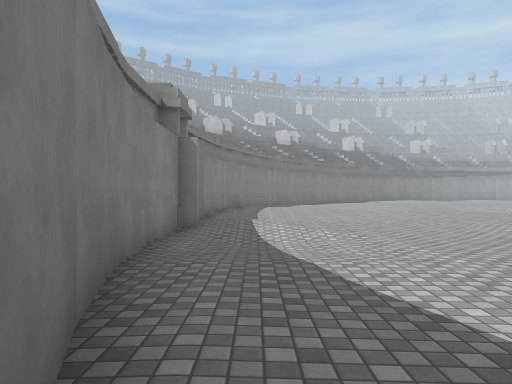
View 1 (above)

24 first-person views from a walk through a Unity game level. The camera is 1.4 m above the floor, looks level and sees 70° across. The floor is counted in squares, 2 m on a side. Each view is taken from the middle of a square. On the plan, view 1 faces up. The plan holds only what a view shows up to about 11 squares ahead; the rest is blank. The place goes on beyond the plan. The player character is not drawn. Surface patterns are stand-ins for the level's own textures.

View 2
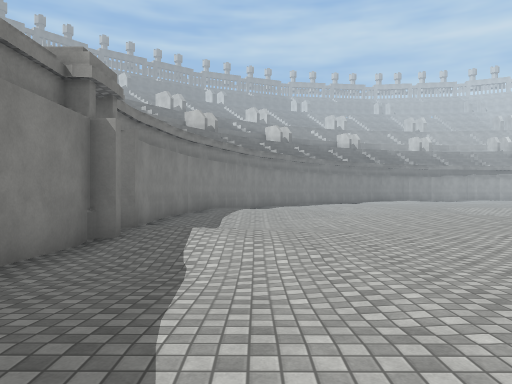

View 3
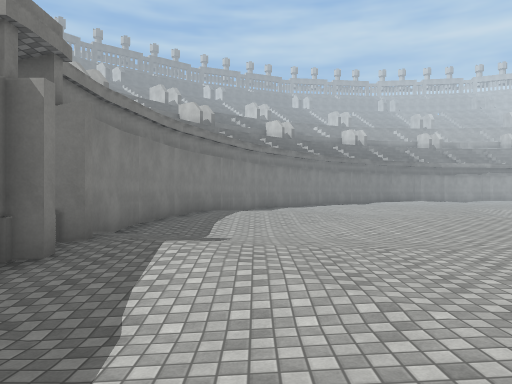

View 4
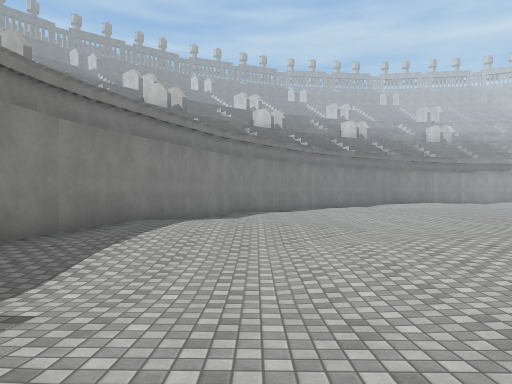

View 5
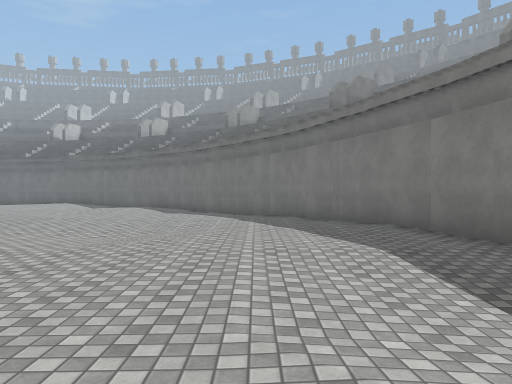

View 6
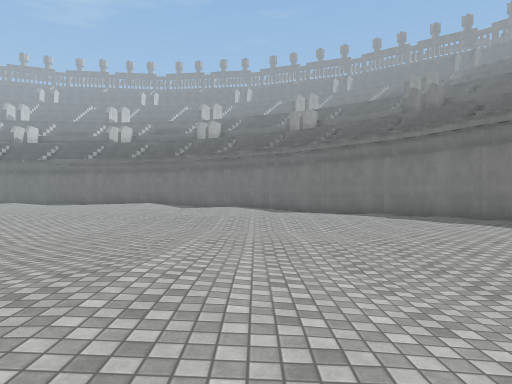

View 7
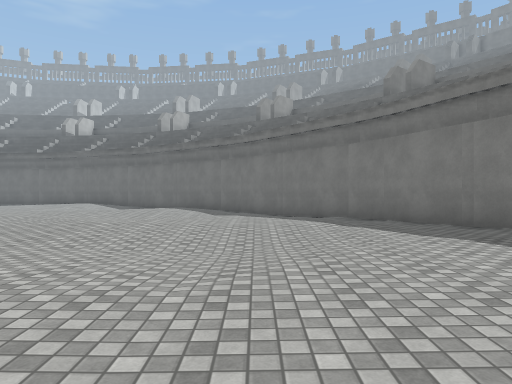

View 8
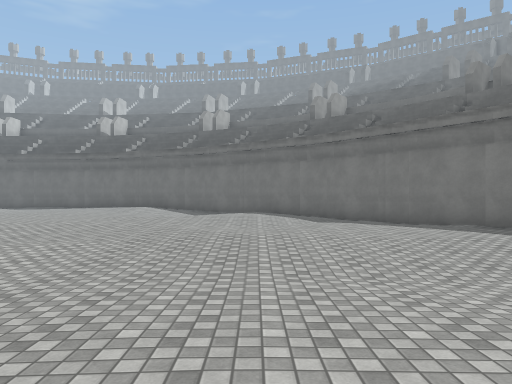

View 9
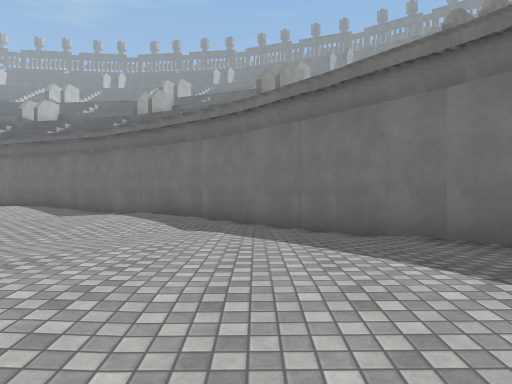

View 10
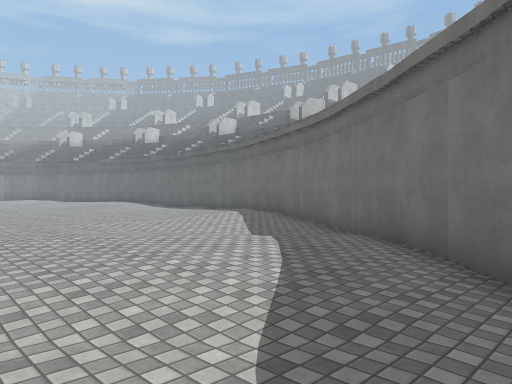

View 11
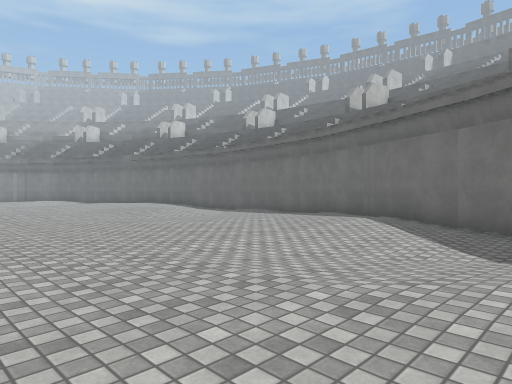

View 12
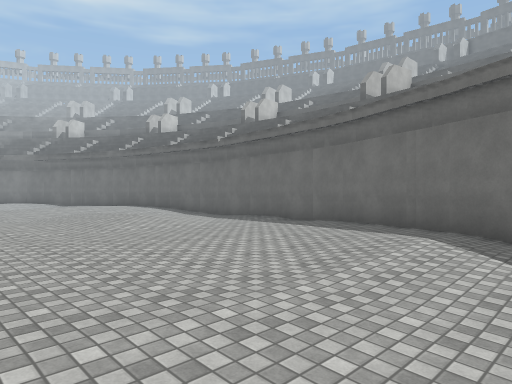

View 13
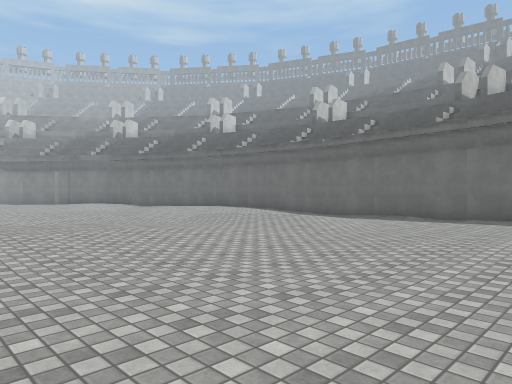

View 14
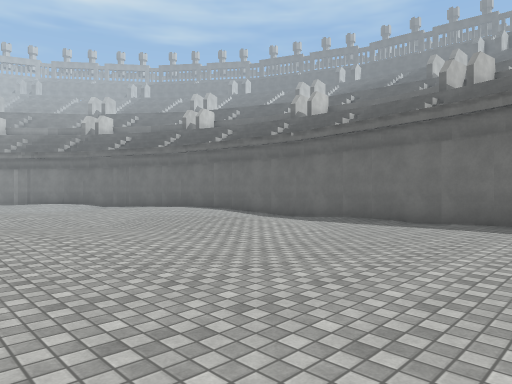

View 15
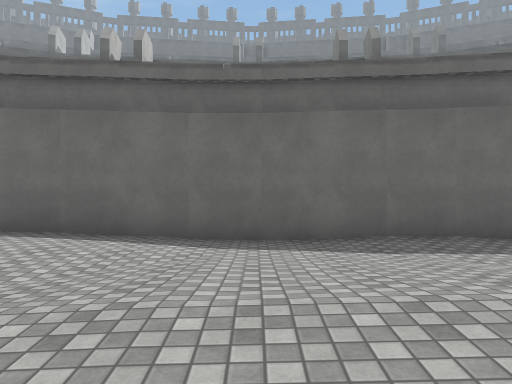

View 16
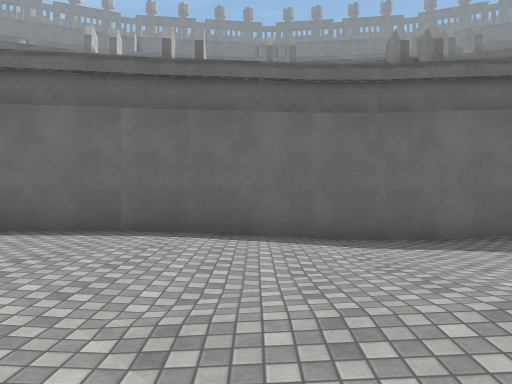

View 17
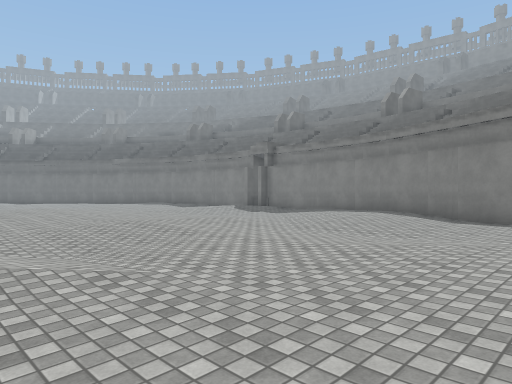

View 18
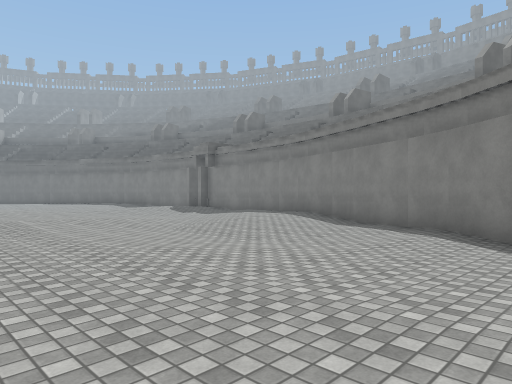

View 19
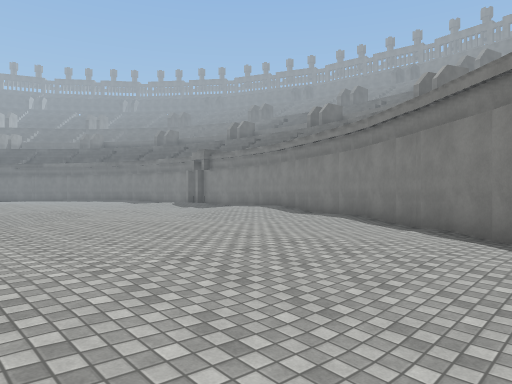

View 20
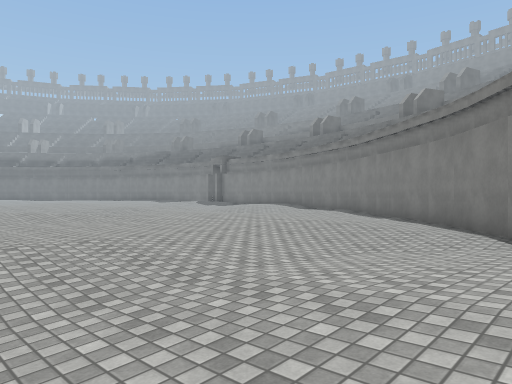

View 21
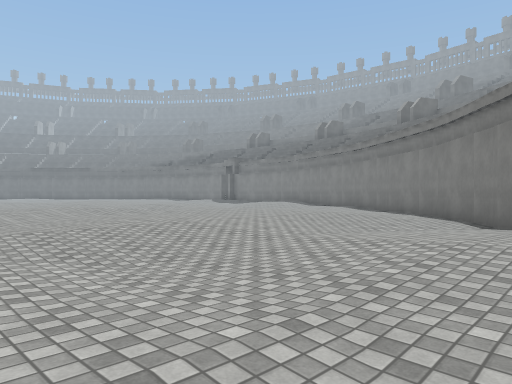

View 22
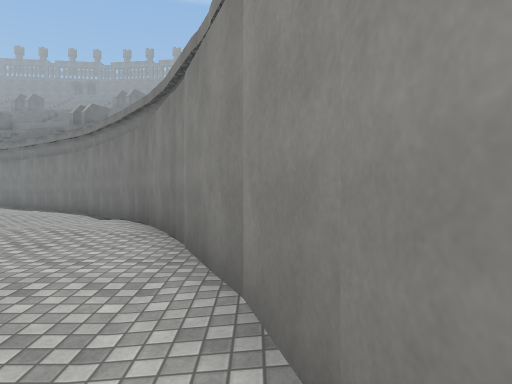

View 23
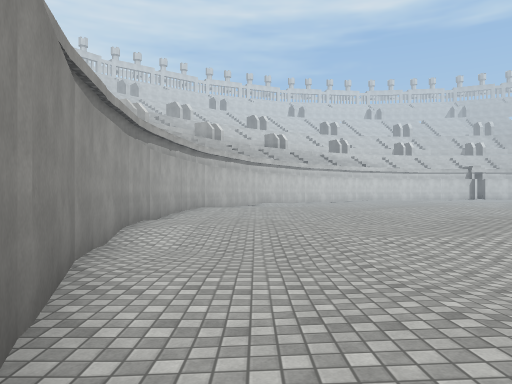

View 24
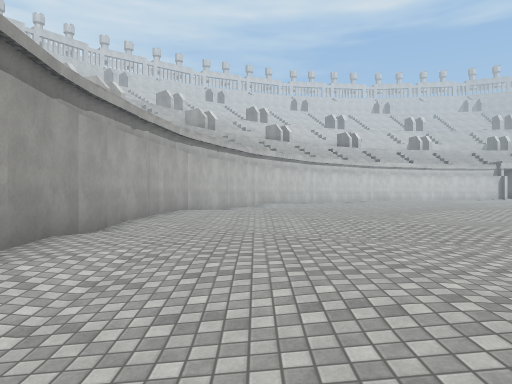

### Floor plan
Key: @ floor where view 1 was taken; # wall or solid block; . main floor; : floor 0.25 m higher than the main floor; - floor 0.25 m lower than the main floor; / step, stairs or slope.
Columns run from 2 left of view 1 to 26 right of it. Each row starts with its distance up from view 1.
 32                  ############
 31               ####///........
 30             ###..--//........
 29           ###....--/.../--...
 28          ##...........//-/...
 27         ##-/....--..../-/....
 26        ##----..---....-......
 25       ##-.--/-.---/..........
 24      ##-..-/...-/-  .....--..
 23     ##--..........   ::.  -/.
 22    ##--...........         /.
 21    #............--
 20   ##.--........--
 19   #-.---.....---.
 18  ##-.---/.....-..
 17  #....--/..//./..
 16  #.../---.////:.
 15 ##..//---./--
 14 #..//--....--
 13 #.//--.....--
 12 #./----.....
 11 #-------....
 10 #////---....
  9 #.//.--.....
  8 #/........
  7 #//...-..:.
  6 #-------/:.
  5 #-/-..--....
  4 #..........-.
  3 #......-...-.
  2 ##....-------.
  1  #.../-------.
  0  #@..--/-.--..
 -1  ##........-----
 -2   #.........---.
 -3   ##-....-.........
 -4    #--..---..........:..
 -5    ##----............:..  -/.
 -6     ##--................  -/.
 -7      ##-...//-.......... --.
 -8       ##..//--.........----.
 -9        ##./--..........---.
-10         ##--/............--
-11          ##--/:...--/:....-.
-12           ###.....---///--..
-13             ###...-------....
-14               ####--------...
-15                  ############

Where each view was taken, in squares from view 1:
view 1: 0 up, 0 right, facing up
view 2: 2 up, 1 right, facing up
view 3: 4 up, 1 right, facing up
view 4: 8 up, 2 right, facing up
view 5: 8 up, 2 right, facing down
view 6: 9 up, 6 right, facing down
view 7: 6 up, 4 right, facing down
view 8: 5 up, 7 right, facing down
view 9: 1 up, 4 right, facing down
view 10: 4 down, 4 right, facing down-right
view 11: 4 down, 8 right, facing down-right
view 12: 6 down, 10 right, facing down-right
view 13: 3 down, 13 right, facing down-right
view 14: 5 down, 13 right, facing down-right
view 15: 9 down, 21 right, facing down
view 16: 9 down, 23 right, facing down
view 17: 21 up, 11 right, facing down-left
view 18: 23 up, 9 right, facing down-left
view 19: 26 up, 11 right, facing down-left
view 20: 28 up, 14 right, facing down-left
view 21: 29 up, 16 right, facing down-left
view 22: 31 up, 17 right, facing left
view 23: 29 up, 11 right, facing right
view 24: 29 up, 15 right, facing right
